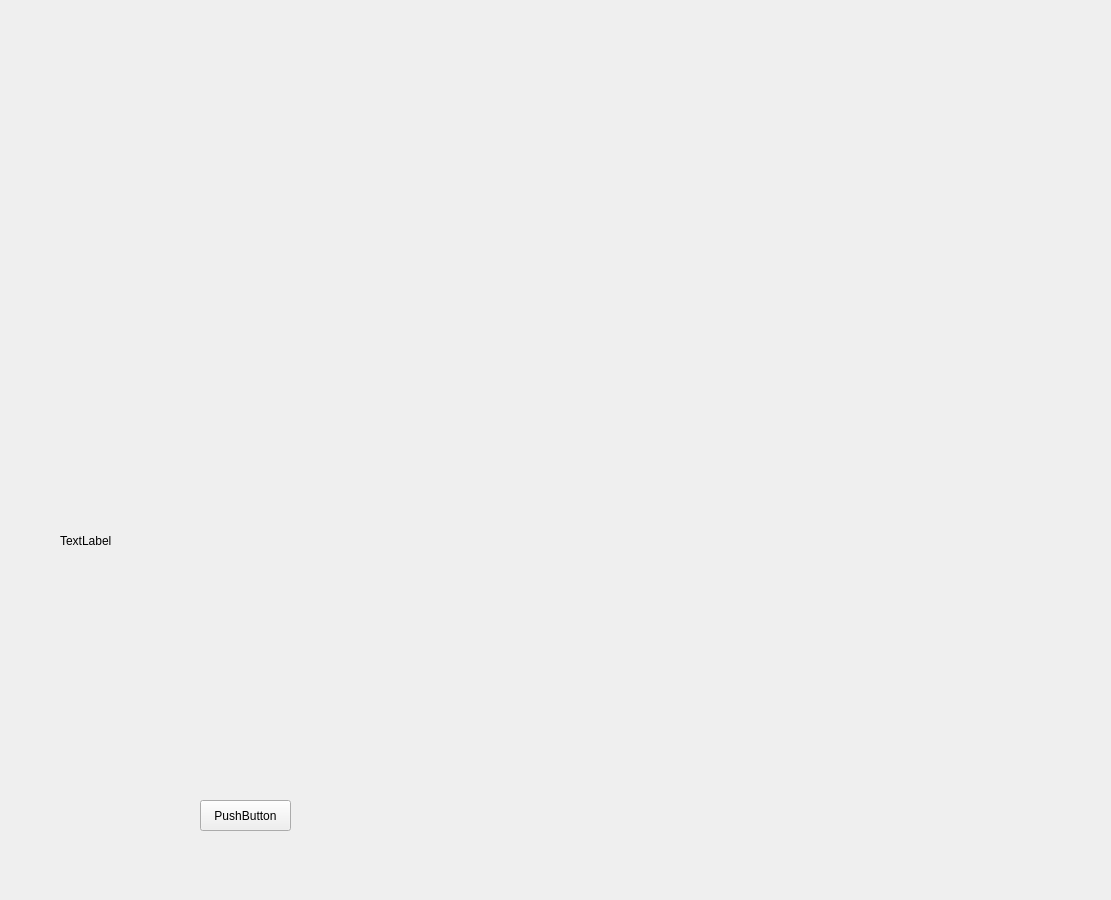
<?xml version="1.0" encoding="UTF-8"?>
<ui version="4.0">
 <class>Form</class>
 <widget class="QWidget" name="Form">
  <property name="geometry">
   <rect>
    <x>0</x>
    <y>0</y>
    <width>1111</width>
    <height>900</height>
   </rect>
  </property>
  <property name="windowTitle">
   <string>Form</string>
  </property>
  <widget class="QLabel" name="label">
   <property name="geometry">
    <rect>
     <x>60</x>
     <y>290</y>
     <width>451</width>
     <height>501</height>
    </rect>
   </property>
   <property name="text">
    <string>TextLabel</string>
   </property>
  </widget>
  <widget class="QPushButton" name="load">
   <property name="geometry">
    <rect>
     <x>200</x>
     <y>800</y>
     <width>91</width>
     <height>31</height>
    </rect>
   </property>
   <property name="text">
    <string>PushButton</string>
   </property>
  </widget>
 </widget>
 <resources/>
 <connections/>
</ui>
